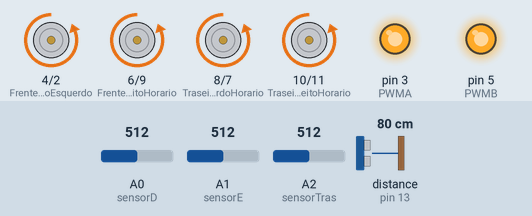
Recording of a sketch running on a simulated Arduino Uno, built with avr-gcc and run on an emulated ATmega328P. Parts: motor-driver pin pairs drawn as motors (green arrow = first pin HIGH = forward, orange = second pin HIGH = backward, longer = more drive), output pins drawn as LEDs (lit = HIGH). The inputs (shaded band) are chosen by the test bench; at power-on: distance to the obstacle (sensor on pin 13) 80 cm, A0 (sensorD) = 512, A1 (sensorE) = 512, A2 (sensorTras) = 512. The echo pulse lasts 58.3 µs per cm.

Above: at 6.2 s.
6.3 s: distance to the obstacle (sensor on pin 13) set to 75 cm
At 7.8 s:
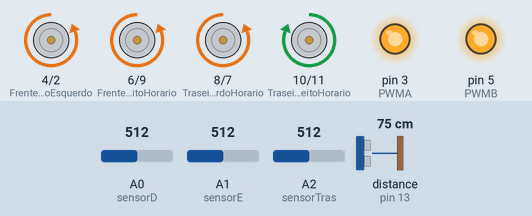
8.1 s: distance to the obstacle (sensor on pin 13) set to 120 cm
At 8.31 s:
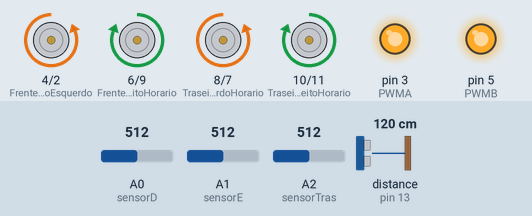
10.0 s: distance to the obstacle (sensor on pin 13) set to 2 cm
At 11.3 s:
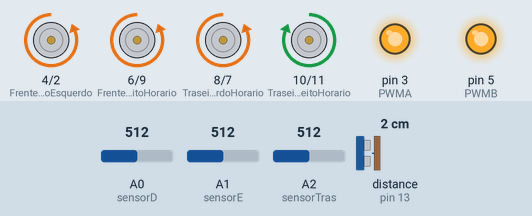
12.0 s: distance to the obstacle (sensor on pin 13) set to 250 cm
At 13.6 s:
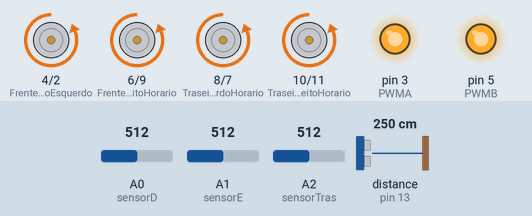
Timing chart, 0 to 14.9 s (numbered marks = the images above; inputs shaded):
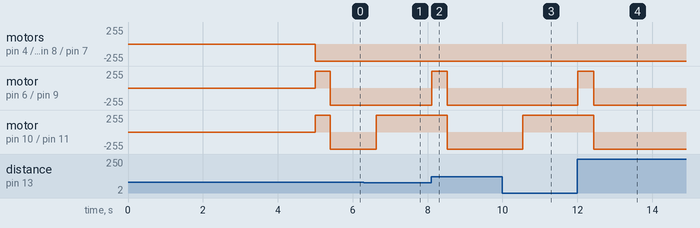

The sketch:

estrategia4.ino
```cpp
//Carrega a biblioteca do sensor ultrassonico
#include <Ultrasonic.h>

//Define os pinos para o trigger e echo
#define trigger 12
#define echo 13

//Inicializa o sensor nos pinos definidos acima
Ultrasonic ultrasonic(trigger, echo);

//bool start = true;
//int valorArena = 1600;  // Valor limite para estar dentro da arena
float diametroArena = 77.0; //diametro

// Definindo os pinos para o sensores de refletancia
#define sensorD A0
#define sensorE A1
#define sensorTras A2
//#define btn 1

#define PWMA 3
#define PWMB 5

#define FrenteHorarioEsquerdo 4
#define FrenteAntiHorarioEsquerdo 2
#define TraseiroEsquerdoHorario 8
#define TraseiroEsquerdoAntiHorario 7
#define TraseiroDireitoHorario 10
#define TraseiroDireitoAntiHorario 11
#define FrenteDireitoHorario 6
#define FrenteDireitoAntiHorario 9

void setup(){

    pinMode(PWMA,OUTPUT);
    pinMode(PWMB,OUTPUT);

    digitalWrite(PWMA,1);
    digitalWrite(PWMB,1);

    //pinMode(1,INPUT);

    pinMode(FrenteHorarioEsquerdo,OUTPUT);
    pinMode(FrenteAntiHorarioEsquerdo,OUTPUT);
    pinMode(TraseiroEsquerdoAntiHorario,OUTPUT);
    pinMode(TraseiroEsquerdoHorario,OUTPUT);

    pinMode(TraseiroDireitoHorario,OUTPUT);
    pinMode(TraseiroDireitoAntiHorario,OUTPUT);
    pinMode(FrenteDireitoAntiHorario,OUTPUT);
    pinMode(FrenteDireitoHorario,OUTPUT);

    delay(5000);
   /* while(start){
        if(digitalRead(btn) == 1){
            start = false;
        }
    }*/
    //delay(4800); // OBRIGATORIO PELAS REGRAS
}

void GO(){
    digitalWrite(FrenteHorarioEsquerdo,0);
    digitalWrite(FrenteAntiHorarioEsquerdo,1);
    digitalWrite(TraseiroEsquerdoAntiHorario,1);
    digitalWrite(TraseiroEsquerdoHorario,0);

    digitalWrite(TraseiroDireitoHorario,1);
    digitalWrite(TraseiroDireitoAntiHorario,0);
    digitalWrite(FrenteDireitoHorario,0);
    digitalWrite(FrenteDireitoAntiHorario,1);
}

void re(){
    digitalWrite(FrenteHorarioEsquerdo,0);
    digitalWrite(FrenteAntiHorarioEsquerdo,1);
    digitalWrite(TraseiroDireitoHorario,1);
    digitalWrite(TraseiroDireitoAntiHorario,0);

    digitalWrite(TraseiroEsquerdoHorario,0);
    digitalWrite(TraseiroEsquerdoAntiHorario, 1);
    digitalWrite(FrenteDireitoHorario,1);
    digitalWrite(FrenteDireitoAntiHorario,0);
}

void girarHorario(){

    digitalWrite(FrenteHorarioEsquerdo,0);
    digitalWrite(FrenteAntiHorarioEsquerdo,1);
    digitalWrite(TraseiroEsquerdoAntiHorario,1);
    digitalWrite(TraseiroEsquerdoHorario,0);

    digitalWrite(TraseiroDireitoHorario,0);
    digitalWrite(TraseiroDireitoAntiHorario,1);
    digitalWrite(FrenteDireitoHorario,0);
    digitalWrite(FrenteDireitoAntiHorario,1);

}
void girarAntiHorario(){
    digitalWrite(FrenteHorarioEsquerdo,1);
    digitalWrite(FrenteAntiHorarioEsquerdo,0);
    digitalWrite(TraseiroEsquerdoAntiHorario,0);
    digitalWrite(TraseiroEsquerdoHorario,1);

    digitalWrite(TraseiroDireitoHorario,1);
    digitalWrite(TraseiroDireitoAntiHorario,0);
    digitalWrite(FrenteDireitoHorario,1);
    digitalWrite(FrenteDireitoAntiHorario,0);
}

void parar(){
    digitalWrite(FrenteHorarioEsquerdo,0);
    digitalWrite(FrenteAntiHorarioEsquerdo,0);
    digitalWrite(TraseiroEsquerdoAntiHorario,0);
    digitalWrite(TraseiroEsquerdoHorario,0);

    digitalWrite(TraseiroDireitoHorario,0);
    digitalWrite(TraseiroDireitoAntiHorario,0);
    digitalWrite(FrenteDireitoHorario,0);
    digitalWrite(FrenteDireitoAntiHorario,0);
}

bool radar(){
    float distancia;
    long microsec = ultrasonic.timing();
    distancia = ultrasonic.convert(microsec, Ultrasonic::CM);

    if(distancia > diametroArena){
        return false;
    }
    if(distancia < diametroArena){
        return true;
    }
}

bool olhos(){

    int x1 = analogRead(sensorD);
    int x2 = analogRead(sensorE);
    int x3 = analogRead(sensorTras);

    if(x1 < 200 || x2 < 200 || x3 < 270){
        return false;
    }

    else{
        return true;
    }
}

int aux;
void procurar(){
    if(analogRead(sensorTras < 200)){
        re();
    }
    while(olhos() == true && radar() == false){
        delay(400);
        girarHorario();
        delay(400);
    }
    parar();
}

void atacar(){
    while(olhos() == true && radar() == true){
        GO();
        /*if(analogRead(sensorD < 200 || sensorE < 200)){
            break;
        }*/
    }
    parar();
}

void recuar(){
    /*if(olhos() == false){
        if(analogRead(sensorD < 200 && sensorE > 200)){
            girarHorario();
            delay(500);
            parar();
        }
        if(analogRead(sensorE < 200 && sensorD > 200)){
            girarAntiHorario();
            delay(500);
            parar();
        }

        if(analogRead(sensorD < 200 && sensorE < 200)){
            re();
            delay(500);
            parar();
        }

        if(analogRead(sensorTras < 270 && (sensorD<200 || sensorE<200) )){
            GO();
            delay(700);
            parar();
        }

    }*/

    if(olhos() == false){
        if(analogRead(sensorD < 200 || sensorE < 200 )){
            re();
            delay(1000);
        }
    }
}

void loop(){

    procurar();

    atacar();

    recuar();
}
```

Measured:
- the behaviour switches between 78 and 77 cm on distance to the obstacle (sensor on pin 13) (found by bisection; images 0 and 1)
- after the input at 6.3 s, motor on pin 10 (TraseiroDireitoHorario) / pin 11 (TraseiroDireitoAntiHorario): backward 255/255 → forward 255/255 after 0.32 s
- after the input at 8.1 s, motor on pin 6 (FrenteDireitoHorario) / pin 9 (FrenteDireitoAntiHorario): backward 255/255 → forward 255/255 at once, → backward 255/255 0.41 s later; motor on pin 10 (TraseiroDireitoHorario) / pin 11 (TraseiroDireitoAntiHorario): forward 255/255 → backward 255/255 after 0.42 s
- after the input at 10.0 s, motor on pin 10 (TraseiroDireitoHorario) / pin 11 (TraseiroDireitoAntiHorario): backward 255/255 → forward 255/255 after 0.54 s
- after the input at 12.0 s, motor on pin 6 (FrenteDireitoHorario) / pin 9 (FrenteDireitoAntiHorario): backward 255/255 → forward 255/255 at once, → backward 255/255 0.42 s later; motor on pin 10 (TraseiroDireitoHorario) / pin 11 (TraseiroDireitoAntiHorario): forward 255/255 → backward 255/255 after 0.43 s
